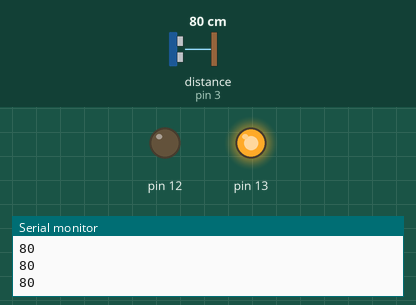
Recording of a sketch running on a simulated Arduino Uno, built with avr-gcc and run on an emulated ATmega328P. Shown: output pins drawn as LEDs (lit = HIGH), the last lines printed to the serial monitor. Wiring (inferred from the names in the program): ultrasonic range finder: trigger pin 2; echo pin 3. The test bench sets the inputs (shaded band); at power-on: distance to the obstacle (sensor on pin 3) 80 cm. The echo pulse lasts 58.3 µs per cm; pins used as bus, display or sensor lines are not drawn.

Above: at 1.2 s.
1.3 s: distance to the obstacle (sensor on pin 3) set to 23 cm
2.8 s: distance to the obstacle (sensor on pin 3) set to 18 cm
At 4.1 s:
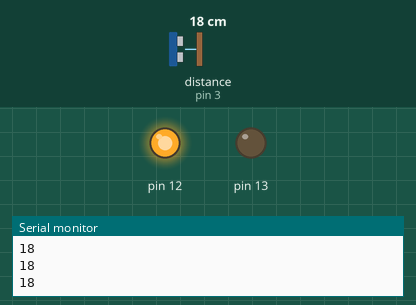
4.4 s: distance to the obstacle (sensor on pin 3) set to 35 cm
At 5.0 s:
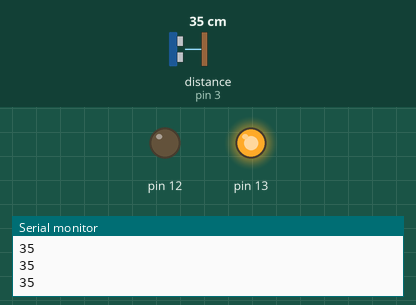
5.9 s: distance to the obstacle (sensor on pin 3) set to 2 cm
At 6.3 s:
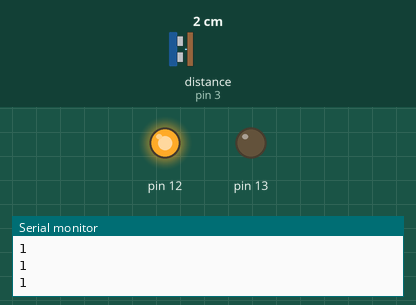
Timing chart, 0 to 8.4 s (numbered marks = the images above; inputs shaded):
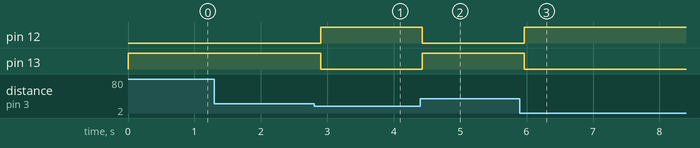

The sketch:

sensor.ino
```cpp
#define PinoTrigger 2 // trigger emits pulse
#define PinoEcho 3 // echo receives the pulse

int timer = 0;
int distance = 0;

void setup ()
{
  // configuring led light
  pinMode(13, OUTPUT);
  pinMode(12, OUTPUT);

  // configuring ultrasonic sensor
  pinMode(PinoTrigger,OUTPUT);
  pinMode(PinoEcho,INPUT);
  Serial.begin(9600);
}

void loop()
{
  // configuring ultrasonic wave
  digitalWrite(PinoTrigger, HIGH);
  delayMicroseconds(10);
  digitalWrite(PinoTrigger,LOW);

  timer = pulseIn(PinoEcho, HIGH); // stores the read value
  // turning inches into centimeters
  distance = timer*0.017175;
  Serial.println(distance);

  // setting initial state of led lights
  if (distance > 21) {
    digitalWrite(13, HIGH); // green
    digitalWrite(12, LOW); // red
  }

  // integrating led light with ultrasonic sensor
  if (distance < 20) {
    digitalWrite(13, LOW);
    digitalWrite(12, HIGH);
  }

  delay(100);
}
```

Measured:
- the behaviour switches between 21 and 20 cm on distance to the obstacle (sensor on pin 3) (found by bisection; images 0 and 1)
- after the input at 2.8 s, pin 12: LOW → HIGH after 0.10 s; pin 13: HIGH → LOW after 0.10 s
- after the input at 4.4 s, pin 12: HIGH → LOW at once; pin 13: LOW → HIGH at once
- after the input at 5.9 s, pin 12: LOW → HIGH after 0.06 s; pin 13: HIGH → LOW after 0.06 s
